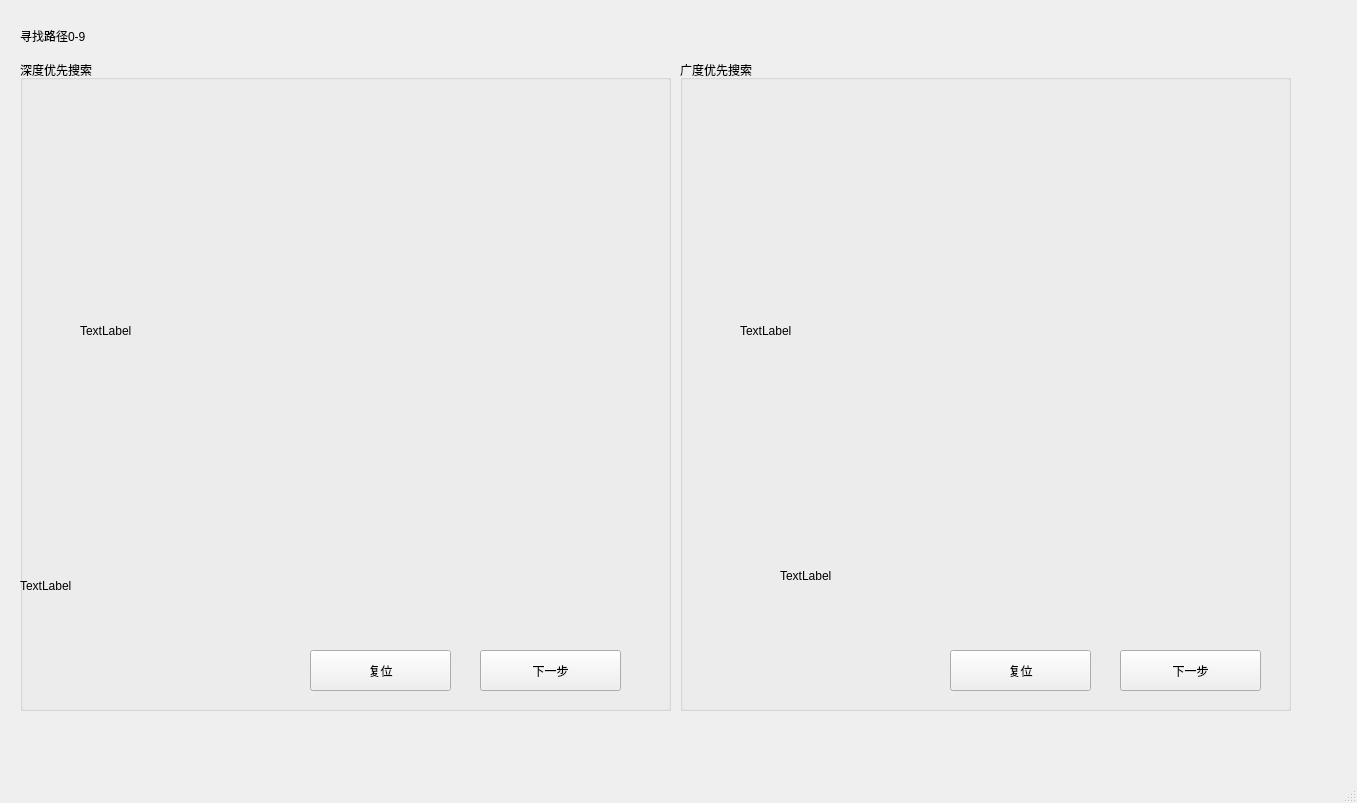
<?xml version="1.0" encoding="UTF-8"?>
<ui version="4.0">
 <class>algorithm1</class>
 <widget class="QMainWindow" name="algorithm1">
  <property name="geometry">
   <rect>
    <x>0</x>
    <y>0</y>
    <width>1357</width>
    <height>803</height>
   </rect>
  </property>
  <property name="windowTitle">
   <string>算法演示 V1.0.0</string>
  </property>
  <widget class="QWidget" name="centralwidget">
   <widget class="QLabel" name="label">
    <property name="geometry">
     <rect>
      <x>20</x>
      <y>10</y>
      <width>211</width>
      <height>51</height>
     </rect>
    </property>
    <property name="text">
     <string>寻找路径0-9</string>
    </property>
   </widget>
   <widget class="QGroupBox" name="groupBox">
    <property name="geometry">
     <rect>
      <x>20</x>
      <y>60</y>
      <width>651</width>
      <height>651</height>
     </rect>
    </property>
    <property name="title">
     <string>深度优先搜索</string>
    </property>
    <widget class="QLabel" name="dfs">
     <property name="geometry">
      <rect>
       <x>60</x>
       <y>50</y>
       <width>561</width>
       <height>441</height>
      </rect>
     </property>
     <property name="text">
      <string>TextLabel</string>
     </property>
    </widget>
    <widget class="QPushButton" name="pushButton">
     <property name="geometry">
      <rect>
       <x>460</x>
       <y>590</y>
       <width>141</width>
       <height>41</height>
      </rect>
     </property>
     <property name="text">
      <string>下一步</string>
     </property>
    </widget>
    <widget class="QPushButton" name="pushButton_2">
     <property name="geometry">
      <rect>
       <x>290</x>
       <y>590</y>
       <width>141</width>
       <height>41</height>
      </rect>
     </property>
     <property name="text">
      <string>复位</string>
     </property>
    </widget>
    <widget class="QLabel" name="way">
     <property name="geometry">
      <rect>
       <x>0</x>
       <y>490</y>
       <width>651</width>
       <height>71</height>
      </rect>
     </property>
     <property name="text">
      <string>TextLabel</string>
     </property>
    </widget>
   </widget>
   <widget class="QGroupBox" name="groupBox_2">
    <property name="geometry">
     <rect>
      <x>680</x>
      <y>60</y>
      <width>611</width>
      <height>651</height>
     </rect>
    </property>
    <property name="title">
     <string>广度优先搜索</string>
    </property>
    <widget class="QLabel" name="bfs">
     <property name="geometry">
      <rect>
       <x>60</x>
       <y>50</y>
       <width>551</width>
       <height>441</height>
      </rect>
     </property>
     <property name="text">
      <string>TextLabel</string>
     </property>
    </widget>
    <widget class="QLabel" name="que">
     <property name="geometry">
      <rect>
       <x>100</x>
       <y>480</y>
       <width>441</width>
       <height>71</height>
      </rect>
     </property>
     <property name="text">
      <string>TextLabel</string>
     </property>
    </widget>
    <widget class="QPushButton" name="pushButton_3">
     <property name="geometry">
      <rect>
       <x>270</x>
       <y>590</y>
       <width>141</width>
       <height>41</height>
      </rect>
     </property>
     <property name="text">
      <string>复位</string>
     </property>
    </widget>
    <widget class="QPushButton" name="pushButton_4">
     <property name="geometry">
      <rect>
       <x>440</x>
       <y>590</y>
       <width>141</width>
       <height>41</height>
      </rect>
     </property>
     <property name="text">
      <string>下一步</string>
     </property>
    </widget>
   </widget>
  </widget>
  <widget class="QStatusBar" name="statusbar"/>
 </widget>
 <resources/>
 <connections/>
</ui>
